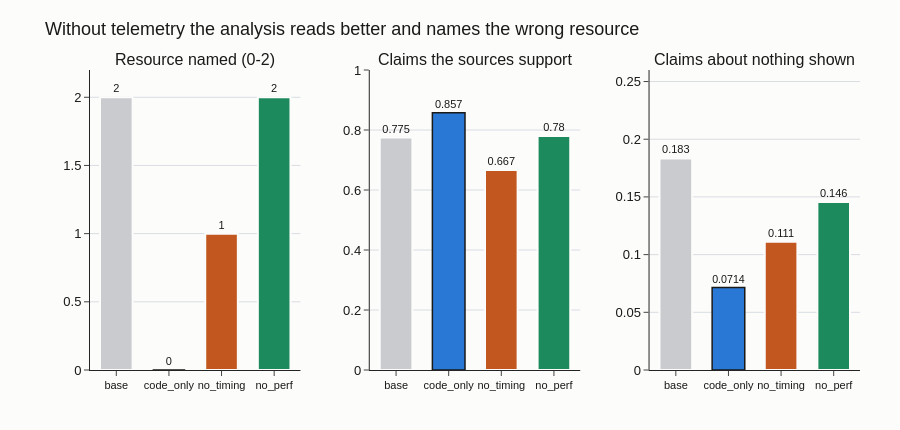

Source (notebook cell):
### Markdown cell above
## 3. The resource, and how the analysis reads

### Code cell
"""Naming the limiting resource, beside how well-founded the analysis reads."""
panels = [
    ("bottleneck_identification", "resource_score", "Resource named (0-2)", [0, 2.2]),
    ("precision", "supported_claim_precision", "Claims the sources support", [0, 1.0]),
    ("precision", "hallucination_rate", "Claims about nothing shown", [0, 0.26]),
]
figure = make_subplots(
    rows=1,
    cols=3,
    subplot_titles=[title for _, _, title, _ in panels],
    horizontal_spacing=0.09,
)
for index, (metric, reported, _title, bounds) in enumerate(panels, start=1):
    for preset in PRESETS:
        row = cell(preset, metric, reported)
        value = number(row.get("estimate"))
        if value is None:
            continue
        marked = clears_zero(row)
        figure.add_trace(
            go.Bar(
                x=[preset],
                y=[value],
                marker=dict(
                    color=COLOUR.get(preset, "#c9cbcf"),
                    line=dict(
                        color=INK if marked else SURFACE,
                        width=1.5 if marked else 2,
                    ),
                ),
                text=[f"{value:.3g}"],
                textposition="outside",
                textfont=dict(size=11, color=INK),
                showlegend=False,
                width=0.62,
            ),
            row=1,
            col=index,
        )
    figure.update_yaxes(
        range=bounds, gridcolor=LINE, showgrid=True, row=1, col=index
    )
    figure.update_xaxes(tickfont=dict(size=11), row=1, col=index)

figure.update_layout(
    **LAYOUT,
    title="Without telemetry the analysis reads better and names the wrong resource",
    height=430,
    bargap=0.3,
)
figure.show()

### Figure 1 — Plotly figure (JSON) as saved in the notebook; plotly's stock layout.template omitted (floating-point values rounded to 4 significant figures)
{"data": [{"marker": {"color": "#c9cbcf", "line": {"color": "#fcfcfb", "width": 2}}, "showlegend": false, "text": ["2"], "textfont": {"color": "#1a1a19", "size": 11}, "textposition": "outside", "type": "bar", "width": 0.62, "x": ["base"], "xaxis": "x", "y": [2.0], "yaxis": "y"}, {"marker": {"color": "#2a78d6", "line": {"color": "#1a1a19", "width": 1.5}}, "showlegend": false, "text": ["0"], "textfont": {"color": "#1a1a19", "size": 11}, "textposition": "outside", "type": "bar", "width": 0.62, "x": ["code_only"], "xaxis": "x", "y": [0.0], "yaxis": "y"}, {"marker": {"color": "#c2571f", "line": {"color": "#fcfcfb", "width": 2}}, "showlegend": false, "text": ["1"], "textfont": {"color": "#1a1a19", "size": 11}, "textposition": "outside", "type": "bar", "width": 0.62, "x": ["no_timing"], "xaxis": "x", "y": [1.0], "yaxis": "y"}, {"marker": {"color": "#1d8a5e", "line": {"color": "#fcfcfb", "width": 2}}, "showlegend": false, "text": ["2"], "textfont": {"color": "#1a1a19", "size": 11}, "textposition": "outside", "type": "bar", "width": 0.62, "x": ["no_perf"], "xaxis": "x", "y": [2.0], "yaxis": "y"}, {"marker": {"color": "#c9cbcf", "line": {"color": "#fcfcfb", "width": 2}}, "showlegend": false, "text": ["0.775"], "textfont": {"color": "#1a1a19", "size": 11}, "textposition": "outside", "type": "bar", "width": 0.62, "x": ["base"], "xaxis": "x2", "y": [0.775], "yaxis": "y2"}, {"marker": {"color": "#2a78d6", "line": {"color": "#1a1a19", "width": 1.5}}, "showlegend": false, "text": ["0.857"], "textfont": {"color": "#1a1a19", "size": 11}, "textposition": "outside", "type": "bar", "width": 0.62, "x": ["code_only"], "xaxis": "x2", "y": [0.8571], "yaxis": "y2"}, {"marker": {"color": "#c2571f", "line": {"color": "#fcfcfb", "width": 2}}, "showlegend": false, "text": ["0.667"], "textfont": {"color": "#1a1a19", "size": 11}, "textposition": "outside", "type": "bar", "width": 0.62, "x": ["no_timing"], "xaxis": "x2", "y": [0.6667], "yaxis": "y2"}, {"marker": {"color": "#1d8a5e", "line": {"color": "#fcfcfb", "width": 2}}, "showlegend": false, "text": ["0.78"], "textfont": {"color": "#1a1a19", "size": 11}, "textposition": "outside", "type": "bar", "width": 0.62, "x": ["no_perf"], "xaxis": "x2", "y": [0.7802], "yaxis": "y2"}, {"marker": {"color": "#c9cbcf", "line": {"color": "#fcfcfb", "width": 2}}, "showlegend": false, "text": ["0.183"], "textfont": {"color": "#1a1a19", "size": 11}, "textposition": "outside", "type": "bar", "width": 0.62, "x": ["base"], "xaxis": "x3", "y": [0.1833], "yaxis": "y3"}, {"marker": {"color": "#2a78d6", "line": {"color": "#1a1a19", "width": 1.5}}, "showlegend": false, "text": ["0.0714"], "textfont": {"color": "#1a1a19", "size": 11}, "textposition": "outside", "type": "bar", "width": 0.62, "x": ["code_only"], "xaxis": "x3", "y": [0.07143], "yaxis": "y3"}, {"marker": {"color": "#c2571f", "line": {"color": "#fcfcfb", "width": 2}}, "showlegend": false, "text": ["0.111"], "textfont": {"color": "#1a1a19", "size": 11}, "textposition": "outside", "type": "bar", "width": 0.62, "x": ["no_timing"], "xaxis": "x3", "y": [0.1111], "yaxis": "y3"}, {"marker": {"color": "#1d8a5e", "line": {"color": "#fcfcfb", "width": 2}}, "showlegend": false, "text": ["0.146"], "textfont": {"color": "#1a1a19", "size": 11}, "textposition": "outside", "type": "bar", "width": 0.62, "x": ["no_perf"], "xaxis": "x3", "y": [0.1456], "yaxis": "y3"}], "layout": {"annotations": [{"font": {"size": 16}, "showarrow": false, "text": "Resource named (0-2)", "x": 0.1367, "xanchor": "center", "xref": "paper", "y": 1.0, "yanchor": "bottom", "yref": "paper"}, {"font": {"size": 16}, "showarrow": false, "text": "Claims the sources support", "x": 0.5, "xanchor": "center", "xref": "paper", "y": 1.0, "yanchor": "bottom", "yref": "paper"}, {"font": {"size": 16}, "showarrow": false, "text": "Claims about nothing shown", "x": 0.8633, "xanchor": "center", "xref": "paper", "y": 1.0, "yanchor": "bottom", "yref": "paper"}], "bargap": 0.3, "font": {"color": "#1a1a19", "family": "Helvetica, Arial, sans-serif", "size": 13}, "height": 430, "legend": {"font": {"size": 12}, "orientation": "h", "x": 0, "y": 1.08}, "margin": {"b": 60, "l": 90, "r": 40, "t": 70}, "paper_bgcolor": "#fcfcfb", "plot_bgcolor": "#fcfcfb", "title": {"text": "Without telemetry the analysis reads better and names the wrong resource"}, "xaxis": {"anchor": "y", "domain": [0.0, 0.2733], "tickfont": {"size": 11}}, "xaxis2": {"anchor": "y2", "domain": [0.3633, 0.6367], "tickfont": {"size": 11}}, "xaxis3": {"anchor": "y3", "domain": [0.7267, 1.0], "tickfont": {"size": 11}}, "yaxis": {"anchor": "x", "domain": [0.0, 1.0], "gridcolor": "#d9dce1", "range": [0, 2.2], "showgrid": true}, "yaxis2": {"anchor": "x2", "domain": [0.0, 1.0], "gridcolor": "#d9dce1", "range": [0, 1.0], "showgrid": true}, "yaxis3": {"anchor": "x3", "domain": [0.0, 1.0], "gridcolor": "#d9dce1", "range": [0, 0.26], "showgrid": true}}}
